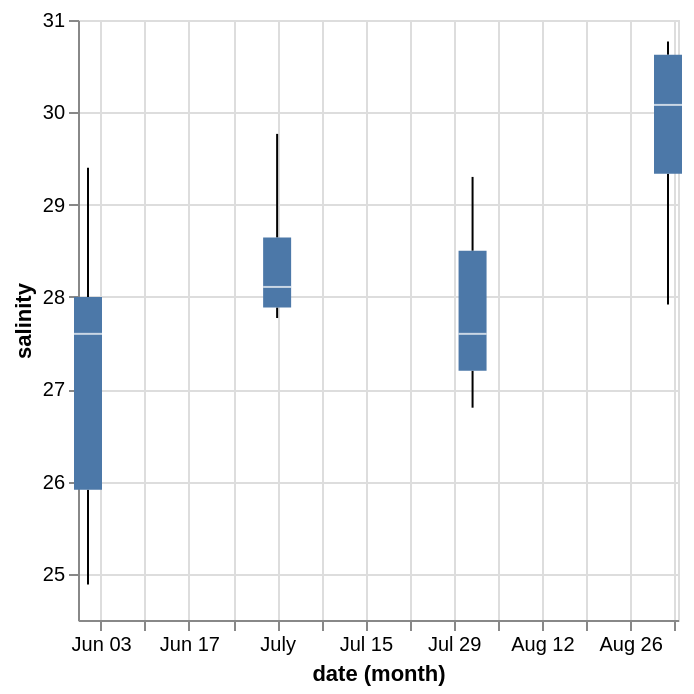

Notebook code cell kept with this figure:
### Code cell
alt.Chart(ctd).mark_boxplot().encode(
    alt.X('month(date)'),
    alt.Y('salinity').scale(zero = False)
)

### Figure 1 — Vega-Lite specification as saved in the notebook (floating-point values rounded to 4 significant figures)
{"config": {"view": {"continuousWidth": 300, "continuousHeight": 300}}, "data": {"name": "data-519d36ff2a803831145b6c859c01d423"}, "mark": {"type": "boxplot"}, "encoding": {"x": {"field": "date", "timeUnit": "month", "type": "temporal"}, "y": {"field": "salinity", "scale": {"zero": false}, "type": "quantitative"}}, "$schema": "https://vega.github.io/schema/vega-lite/v5.20.1.json", "datasets": {"data-519d36ff2a803831145b6c859c01d423": [{"site": "Possession Point", "date": "2025-06-07", "data_point": "DE1", "temp": 16.2, "salinity": 25.01, "conductivity": null, "depth": 0}, {"site": "Possession Point", "date": "2025-06-07", "data_point": "DE1", "temp": 16.0, "salinity": 24.88, "conductivity": null, "depth": 2}, {"site": "Possession Point", "date": "2025-06-07", "data_point": "DE1", "temp": 15.6, "salinity": 25.36, "conductivity": null, "depth": 4}, {"site": "Possession Point", "date": "2025-06-07", "data_point": "DE1", "temp": 14.9, "salinity": 25.91, "conductivity": null, "depth": 6}, {"site": "Possession Point", "date": "2025-06-07", "data_point": "DE1", "temp": 14.1, "salinity": 26.55, "conductivity": null, "depth": 8}, {"site": "Possession Point", "date": "2025-06-07", "data_point": "DE1", "temp": 11.9, "salinity": 28.48, "conductivity": null, "depth": 10}, {"site": "Possession Point", "date": "2025-06-07", "data_point": "DE2", "temp": 17.2, "salinity": 27.3, "conductivity": null, "depth": 0}, {"site": "Possession Point", "date": "2025-06-07", "data_point": "DE2", "temp": 16.6, "salinity": 27.5, "conductivity": null, "depth": 2}, {"site": "Possession Point", "date": "2025-06-07", "data_point": "DE2", "temp": 15.6, "salinity": 27.6, "conductivity": null, "depth": 4}, {"site": "Possession Point", "date": "2025-06-07", "data_point": "DE2", "temp": 14.8, "salinity": 27.6, "conductivity": null, "depth": 6}, {"site": "Possession Point", "date": "2025-06-07", "data_point": "DE2", "temp": 13.6, "salinity": 27.7, "conductivity": null, "depth": 8}, {"site": "Possession Point", "date": "2025-06-07", "data_point": "DE2", "temp": 11.9, "salinity": 29.1, "conductivity": null, "depth": 10}, {"site": "Possession Point", "date": "2025-06-07", "data_point": "SE1", "temp": 17.8, "salinity": 27.6, "conductivity": null, "depth": 0}, {"site": "Possession Point", "date": "2025-06-07", "data_point": "SE1", "temp": 16.7, "salinity": 27.6, "conductivity": null, "depth": 2}, {"site": "Possession Point", "date": "2025-06-07", "data_point": "SE1", "temp": 13.7, "salinity": 28.0, "conductivity": null, "depth": 4}, {"site": "Possession Point", "date": "2025-06-07", "data_point": "SE1", "temp": 12.0, "salinity": 29.2, "conductivity": null, "depth": 6}, {"site": "Possession Point", "date": "2025-06-07", "data_point": "SE1", "temp": 11.7, "salinity": 29.0, "conductivity": null, "depth": 8}, {"site": "Possession Point", "date": "2025-06-07", "data_point": "SE1", "temp": 11.4, "salinity": 29.4, "conductivity": null, "depth": 10}, {"site": "Possession Point", "date": "2025-06-07", "data_point": "SE2", "temp": 17.5, "salinity": 25.5, "conductivity": null, "depth": 0}, {"site": "Possession Point", "date": "2025-06-07", "data_point": "SE2", "temp": 15.2, "salinity": 25.9, "conductivity": null, "depth": 2}, {"site": "Possession Point", "date": "2025-06-07", "data_point": "SE2", "temp": 14.4, "salinity": 26.6, "conductivity": null, "depth": 4}, {"site": "Possession Point", "date": "2025-07-20", "data_point": "DE1", "temp": 16.0, "salinity": 27.89, "conductivity": 35.8, "depth": 0}, {"site": "Possession Point", "date": "2025-07-20", "data_point": "DE1", "temp": 16.0, "salinity": 27.89, "conductivity": 35.8, "depth": 2}, {"site": "Possession Point", "date": "2025-07-20", "data_point": "DE1", "temp": 15.9, "salinity": 27.91, "conductivity": 35.75, "depth": 4}, {"site": "Possession Point", "date": "2025-07-20", "data_point": "DE1", "temp": 15.4, "salinity": 28.14, "conductivity": 35.61, "depth": 6}, {"site": "Possession Point", "date": "2025-07-20", "data_point": "DE1", "temp": 15.1, "salinity": 28.42, "conductivity": 35.68, "depth": 8}, {"site": "Possession Point", "date": "2025-07-20", "data_point": "DE1", "temp": 14.9, "salinity": 28.61, "conductivity": 35.73, "depth": 10}, {"site": "Possession Point", "date": "2025-07-20", "data_point": "DE1", "temp": 14.8, "salinity": 28.75, "conductivity": 35.8, "depth": 12}, {"site": "Possession Point", "date": "2025-07-20", "data_point": "DE1", "temp": 14.6, "salinity": 28.94, "conductivity": 35.85, "depth": 14}, {"site": "Possession Point", "date": "2025-07-20", "data_point": "DE1", "temp": 13.2, "salinity": 29.76, "conductivity": 35.58, "depth": 16}, {"site": "Possession Point", "date": "2025-07-20", "data_point": "DE2", "temp": 16.0, "salinity": 27.8, "conductivity": 35.7, "depth": 0}, {"site": "Possession Point", "date": "2025-07-20", "data_point": "DE2", "temp": 15.9, "salinity": 27.88, "conductivity": 35.71, "depth": 2}, {"site": "Possession Point", "date": "2025-07-20", "data_point": "DE2", "temp": 15.7, "salinity": 27.99, "conductivity": 35.68, "depth": 4}, {"site": "Possession Point", "date": "2025-07-20", "data_point": "DE2", "temp": 15.5, "salinity": 28.08, "conductivity": 35.62, "depth": 6}, {"site": "Possession Point", "date": "2025-07-20", "data_point": "DE2", "temp": 15.2, "salinity": 28.2, "conductivity": 35.51, "depth": 8}, {"site": "Possession Point", "date": "2025-07-20", "data_point": "DE2", "temp": 14.9, "salinity": 28.74, "conductivity": 35.87, "depth": 10}, {"site": "Possession Point", "date": "2025-07-20", "data_point": "DE2", "temp": 13.8, "salinity": 29.5, "conductivity": 35.8, "depth": 12}, {"site": "Possession Point", "date": "2025-07-20", "data_point": "DE2", "temp": 13.1, "salinity": 29.77, "conductivity": 35.5, "depth": 14}, {"site": "Possession Point", "date": "2025-07-20", "data_point": "SE1", "temp": 15.5, "salinity": 28.12, "conductivity": 35.66, "depth": 0}, {"site": "Possession Point", "date": "2025-07-20", "data_point": "SE1", "temp": 15.5, "salinity": 28.09, "conductivity": 35.63, "depth": 2}, {"site": "Possession Point", "date": "2025-07-20", "data_point": "SE1", "temp": 15.5, "salinity": 28.1, "conductivity": 35.64, "depth": 4}, {"site": "Possession Point", "date": "2025-07-20", "data_point": "SE1", "temp": 15.4, "salinity": 28.17, "conductivity": 35.64, "depth": 6}, {"site": "Possession Point", "date": "2025-07-20", "data_point": "SE2", "temp": 16.2, "salinity": 27.78, "conductivity": 35.84, "depth": 0}, {"site": "Possession Point", "date": "2025-07-20", "data_point": "SE2", "temp": 16.2, "salinity": 27.77, "conductivity": 35.83, "depth": 2}, {"site": "Possession Point", "date": "2025-07-20", "data_point": "SE2", "temp": 16.1, "salinity": 27.82, "conductivity": 35.81, "depth": 4}, {"site": "Possession Point", "date": "2025-08-23", "data_point": "DE1", "temp": 17.0, "salinity": 26.8, "conductivity": null, "depth": 0}, {"site": "Possession Point", "date": "2025-08-23", "data_point": "DE1", "temp": 16.6, "salinity": 26.8, "conductivity": null, "depth": 2}, {"site": "Possession Point", "date": "2025-08-23", "data_point": "DE1", "temp": 15.8, "salinity": 27.4, "conductivity": null, "depth": 4}, {"site": "Possession Point", "date": "2025-08-23", "data_point": "DE1", "temp": 14.6, "salinity": 28.4, "conductivity": null, "depth": 6}, {"site": "Possession Point", "date": "2025-08-23", "data_point": "DE1", "temp": 14.4, "salinity": 28.6, "conductivity": null, "depth": 8}, {"site": "Possession Point", "date": "2025-08-23", "data_point": "DE1", "temp": 14.3, "salinity": 28.6, "conductivity": null, "depth": 10}, {"site": "Possession Point", "date": "2025-08-23", "data_point": "DE2", "temp": 17.4, "salinity": 27.2, "conductivity": null, "depth": 0}, {"site": "Possession Point", "date": "2025-08-23", "data_point": "DE2", "temp": 16.3, "salinity": 27.2, "conductivity": null, "depth": 2}, {"site": "Possession Point", "date": "2025-08-23", "data_point": "DE2", "temp": 15.9, "salinity": 27.6, "conductivity": null, "depth": 4}, {"site": "Possession Point", "date": "2025-08-23", "data_point": "DE2", "temp": 16.1, "salinity": 28.4, "conductivity": null, "depth": 6}, {"site": "Possession Point", "date": "2025-08-23", "data_point": "DE2", "temp": 15.2, "salinity": 28.9, "conductivity": null, "depth": 8}, {"site": "Possession Point", "date": "2025-08-23", "data_point": "DE2", "temp": 13.8, "salinity": 29.3, "conductivity": null, "depth": 10}, {"site": "Possession Point", "date": "2025-08-23", "data_point": "SE1", "temp": 17.2, "salinity": 27.4, "conductivity": null, "depth": 0}, {"site": "Possession Point", "date": "2025-08-23", "data_point": "SE1", "temp": 16.4, "salinity": 27.6, "conductivity": null, "depth": 2}, {"site": "Possession Point", "date": "2025-08-23", "data_point": "SE1", "temp": 15.6, "salinity": 28.2, "conductivity": null, "depth": 4}, {"site": "Possession Point", "date": "2025-08-23", "data_point": "SE1", "temp": 15.5, "salinity": 28.7, "conductivity": null, "depth": 6}, {"site": "Possession Point", "date": "2025-08-23", "data_point": "SE2", "temp": 18.7, "salinity": 27.1, "conductivity": null, "depth": 0}, {"site": "Possession Point", "date": "2025-08-23", "data_point": "SE2", "temp": 17.2, "salinity": 26.9, "conductivity": null, "depth": 2}, {"site": "Possession Point", "date": "2025-08-23", "data_point": "SE2", "temp": 17.0, "salinity": 27.3, "conductivity": null, "depth": 4}, {"site": "Possession Point", "date": "2025-09-05", "data_point": "DE1", "temp": 16.2, "salinity": 27.92, "conductivity": 36.0, "depth": 0}, {"site": "Possession Point", "date": "2025-09-05", "data_point": "DE1", "temp": 15.4, "salinity": 28.84, "conductivity": 36.4, "depth": 2}, {"site": "Possession Point", "date": "2025-09-05", "data_point": "DE1", "temp": 15.2, "salinity": 28.88, "conductivity": 36.28, "depth": 4}, {"site": "Possession Point", "date": "2025-09-05", "data_point": "DE1", "temp": 14.8, "salinity": 29.27, "conductivity": 36.38, "depth": 6}, {"site": "Possession Point", "date": "2025-09-05", "data_point": "DE1", "temp": 14.5, "salinity": 29.57, "conductivity": 36.47, "depth": 8}, {"site": "Possession Point", "date": "2025-09-05", "data_point": "DE1", "temp": 13.7, "salinity": 30.18, "conductivity": 36.46, "depth": 10}, {"site": "Possession Point", "date": "2025-09-05", "data_point": "DE1", "temp": 13.1, "salinity": 30.57, "conductivity": 36.36, "depth": 12}, {"site": "Possession Point", "date": "2025-09-05", "data_point": "DE1", "temp": 13.0, "salinity": 30.7, "conductivity": 36.42, "depth": 14}, {"site": "Possession Point", "date": "2025-09-05", "data_point": "DE1", "temp": 13.0, "salinity": 30.64, "conductivity": 36.35, "depth": 16}, {"site": "Possession Point", "date": "2025-09-05", "data_point": "DE1", "temp": 13.0, "salinity": 30.66, "conductivity": 36.37, "depth": 18}, {"site": "Possession Point", "date": "2025-09-05", "data_point": "DE2", "temp": 15.7, "salinity": 29.76, "conductivity": 37.7, "depth": 0}, {"site": "Possession Point", "date": "2025-09-05", "data_point": "DE2", "temp": 15.6, "salinity": 29.53, "conductivity": 37.36, "depth": 2}, {"site": "Possession Point", "date": "2025-09-05", "data_point": "DE2", "temp": 14.1, "salinity": 30.08, "conductivity": 36.69, "depth": 4}, {"site": "Possession Point", "date": "2025-09-05", "data_point": "DE2", "temp": 13.4, "salinity": 30.54, "conductivity": 36.59, "depth": 6}, {"site": "Possession Point", "date": "2025-09-05", "data_point": "DE2", "temp": 13.1, "salinity": 30.61, "conductivity": 36.4, "depth": 8}, {"site": "Possession Point", "date": "2025-09-05", "data_point": "DE2", "temp": 13.0, "salinity": 30.7, "conductivity": 36.41, "depth": 10}, {"site": "Possession Point", "date": "2025-09-05", "data_point": "DE2", "temp": 12.9, "salinity": 30.76, "conductivity": 36.39, "depth": 12}, {"site": "Possession Point", "date": "2025-09-05", "data_point": "DE2", "temp": 12.9, "salinity": 30.77, "conductivity": 36.4, "depth": 14}, {"site": "Possession Point", "date": "2025-09-05", "data_point": "DE2", "temp": 12.9, "salinity": 30.72, "conductivity": 36.35, "depth": 16}, {"site": "Possession Point", "date": "2025-09-05", "data_point": "SE1", "temp": 15.1, "salinity": 29.73, "conductivity": 37.16, "depth": 0}, {"site": "Possession Point", "date": "2025-09-05", "data_point": "SE1", "temp": 15.3, "salinity": 29.41, "conductivity": 36.96, "depth": 2}, {"site": "Possession Point", "date": "2025-09-05", "data_point": "SE1", "temp": 14.2, "salinity": 30.07, "conductivity": 36.76, "depth": 4}, {"site": "Possession Point", "date": "2025-09-05", "data_point": "SE1", "temp": 13.5, "salinity": 30.5, "conductivity": 36.63, "depth": 6}, {"site": "Possession Point", "date": "2025-09-05", "data_point": "SE1", "temp": 13.5, "salinity": 30.53, "conductivity": 36.66, "depth": 8}, {"site": "Possession Point", "date": "2025-09-05", "data_point": "SE2", "temp": 16.1, "salinity": 28.19, "conductivity": 36.23, "depth": 0}, {"site": "Possession Point", "date": "2025-09-05", "data_point": "SE2", "temp": 16.0, "salinity": 28.26, "conductivity": 36.23, "depth": 2}, {"site": "Possession Point", "date": "2025-09-05", "data_point": "SE2", "temp": 16.0, "salinity": 28.26, "conductivity": 36.23, "depth": 4}, {"site": "Possession Point", "date": "2025-09-05", "data_point": "SE2", "temp": null, "salinity": null, "conductivity": null, "depth": 6}]}}
